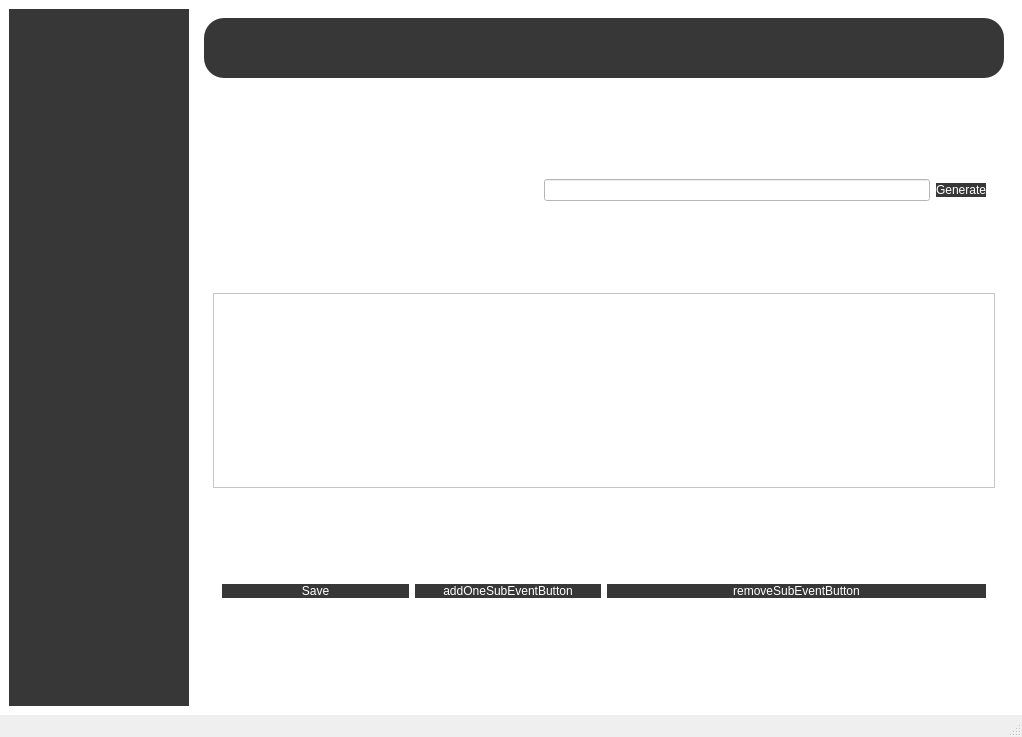
<?xml version="1.0" encoding="UTF-8"?>
<ui version="4.0">
 <class>placemanage</class>
 <widget class="QMainWindow" name="placemanage">
  <property name="geometry">
   <rect>
    <x>0</x>
    <y>0</y>
    <width>1022</width>
    <height>737</height>
   </rect>
  </property>
  <property name="windowTitle">
   <string>MainWindow</string>
  </property>
  <widget class="QWidget" name="centralwidget">
   <property name="styleSheet">
    <string notr="true">QWidget{
background-color:white;
}</string>
   </property>
   <layout class="QHBoxLayout" name="horizontalLayout_2">
    <item>
     <layout class="QHBoxLayout" name="horizontalLayout">
      <item>
       <widget class="QWidget" name="Leftsidebar" native="true">
        <property name="sizePolicy">
         <sizepolicy hsizetype="Fixed" vsizetype="Preferred">
          <horstretch>0</horstretch>
          <verstretch>0</verstretch>
         </sizepolicy>
        </property>
        <property name="minimumSize">
         <size>
          <width>180</width>
          <height>0</height>
         </size>
        </property>
        <property name="styleSheet">
         <string notr="true">QWidget{
	background-color: rgb(55, 55, 55);
}</string>
        </property>
       </widget>
      </item>
     </layout>
    </item>
    <item>
     <widget class="QWidget" name="Rightsidebar" native="true">
      <layout class="QVBoxLayout" name="verticalLayout_2">
       <item>
        <layout class="QVBoxLayout" name="verticalLayout">
         <item>
          <widget class="QWidget" name="widget" native="true">
           <property name="sizePolicy">
            <sizepolicy hsizetype="Preferred" vsizetype="Fixed">
             <horstretch>0</horstretch>
             <verstretch>0</verstretch>
            </sizepolicy>
           </property>
           <property name="minimumSize">
            <size>
             <width>0</width>
             <height>60</height>
            </size>
           </property>
           <property name="styleSheet">
            <string notr="true">QWidget{
	background-color: rgb(55, 55, 55);
border-radius:20px;
}</string>
           </property>
          </widget>
         </item>
        </layout>
       </item>
       <item>
        <widget class="QWidget" name="widget_2" native="true">
         <layout class="QVBoxLayout" name="verticalLayout_4">
          <item>
           <layout class="QVBoxLayout" name="verticalLayout_3">
            <item>
             <widget class="QWidget" name="widget_3" native="true">
              <layout class="QHBoxLayout" name="horizontalLayout_4">
               <item>
                <layout class="QHBoxLayout" name="horizontalLayout_3">
                 <item>
                  <widget class="QLabel" name="label">
                   <property name="sizePolicy">
                    <sizepolicy hsizetype="Preferred" vsizetype="Fixed">
                     <horstretch>0</horstretch>
                     <verstretch>0</verstretch>
                    </sizepolicy>
                   </property>
                   <property name="minimumSize">
                    <size>
                     <width>0</width>
                     <height>40</height>
                    </size>
                   </property>
                   <property name="styleSheet">
                    <string notr="true">QLabel{
    background-color: rgba(255, 255, 255, 0.05);
    color: white;
    border: 1px solid rgba(255, 255, 255, 0.2);
    border-radius: 8px;
    padding: 8px;
    font-size: 14px;
}</string>
                   </property>
                   <property name="text">
                    <string>How many subevents do you want to manage?</string>
                   </property>
                  </widget>
                 </item>
                 <item>
                  <widget class="QLineEdit" name="subEventCountInput">
                   <property name="styleSheet">
                    <string notr="true">QLineEdit{
color:white;
}</string>
                   </property>
                  </widget>
                 </item>
                 <item>
                  <widget class="QPushButton" name="generateButton">
                   <property name="styleSheet">
                    <string notr="true">QPushButton{
background-color:rgb(55,55,55);
color:white;
border:none;
}</string>
                   </property>
                   <property name="text">
                    <string>Generate</string>
                   </property>
                  </widget>
                 </item>
                </layout>
               </item>
              </layout>
             </widget>
            </item>
           </layout>
          </item>
          <item>
           <widget class="QScrollArea" name="scrollArea">
            <property name="sizePolicy">
             <sizepolicy hsizetype="Preferred" vsizetype="Preferred">
              <horstretch>0</horstretch>
              <verstretch>0</verstretch>
             </sizepolicy>
            </property>
            <property name="widgetResizable">
             <bool>true</bool>
            </property>
            <widget class="QWidget" name="scrollAreaWidgetContents">
             <property name="geometry">
              <rect>
               <x>0</x>
               <y>0</y>
               <width>778</width>
               <height>460</height>
              </rect>
             </property>
             <layout class="QVBoxLayout" name="verticalLayout_5">
              <item>
               <widget class="QWidget" name="subEventContainer" native="true"/>
              </item>
             </layout>
            </widget>
           </widget>
          </item>
          <item>
           <widget class="QWidget" name="widget_4" native="true">
            <layout class="QHBoxLayout" name="horizontalLayout_6">
             <item>
              <layout class="QHBoxLayout" name="horizontalLayout_5">
               <item>
                <widget class="QPushButton" name="addSubEventButton">
                 <property name="styleSheet">
                  <string notr="true">QPushButton{
background-color:rgb(55,55,55);
color:white;
border:none;
}</string>
                 </property>
                 <property name="text">
                  <string>Save</string>
                 </property>
                </widget>
               </item>
               <item>
                <widget class="QPushButton" name="addOneSubEventButton">
                 <property name="styleSheet">
                  <string notr="true">QPushButton{
background-color:rgb(55,55,55);
color:white;
border:none;
}</string>
                 </property>
                 <property name="text">
                  <string>addOneSubEventButton</string>
                 </property>
                </widget>
               </item>
              </layout>
             </item>
             <item>
              <widget class="QPushButton" name="removeSubEventButton">
               <property name="styleSheet">
                <string notr="true">QPushButton{
background-color:rgb(55,55,55);
color:white;
border:none;
}</string>
               </property>
               <property name="text">
                <string>removeSubEventButton</string>
               </property>
              </widget>
             </item>
            </layout>
           </widget>
          </item>
         </layout>
        </widget>
       </item>
      </layout>
     </widget>
    </item>
   </layout>
  </widget>
  <widget class="QMenuBar" name="menubar">
   <property name="geometry">
    <rect>
     <x>0</x>
     <y>0</y>
     <width>1022</width>
     <height>22</height>
    </rect>
   </property>
  </widget>
  <widget class="QStatusBar" name="statusbar"/>
 </widget>
 <resources/>
 <connections/>
</ui>
